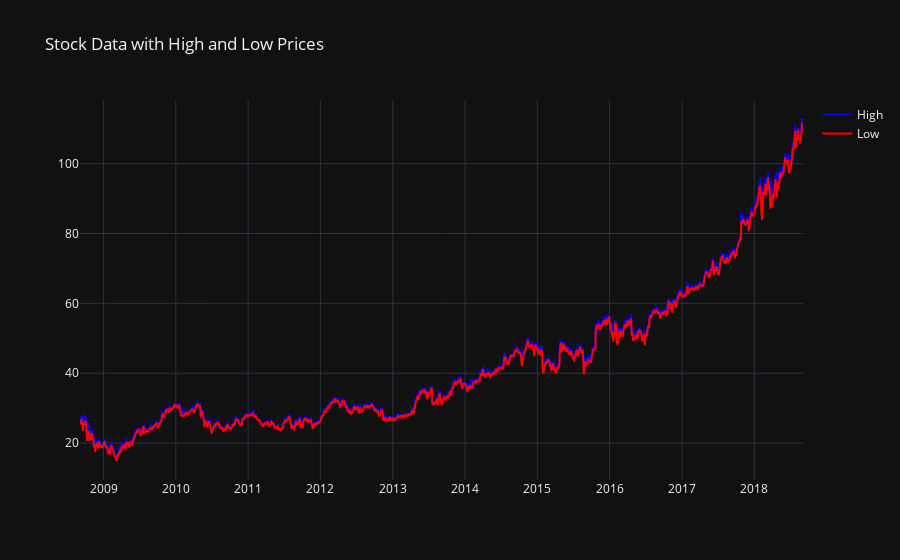

Source (notebook cell):
### Code cell
fig1 = go.Figure()

fig1.add_trace(go.Scatter(x=tbl.Date, y=tbl['High'], mode='lines', name='High', marker=dict(color="blue")))
fig1.add_trace(go.Scatter(x=tbl.Date, y=tbl['Low'], mode='lines', name='Low', marker=dict(color="red")))

fig1.update_layout(title='Stock Data with High and Low Prices', template='plotly_dark')

fig1.show()

### Figure 1 — Plotly figure (JSON) as saved in the notebook; plotly's stock layout.template omitted (floating-point values rounded to 4 significant figures; data arrays with more than 128 entries replaced by an {"elided": "..."} marker saying what was removed)
{"data": [{"marker": {"color": "blue"}, "mode": "lines", "name": "High", "type": "scatter", "x": {"elided": "2518 str values"}, "y": {"elided": "2518 float values"}}, {"marker": {"color": "red"}, "mode": "lines", "name": "Low", "type": "scatter", "x": {"elided": "2518 str values"}, "y": {"elided": "2518 float values"}}], "layout": {"title": {"text": "Stock Data with High and Low Prices"}}}
